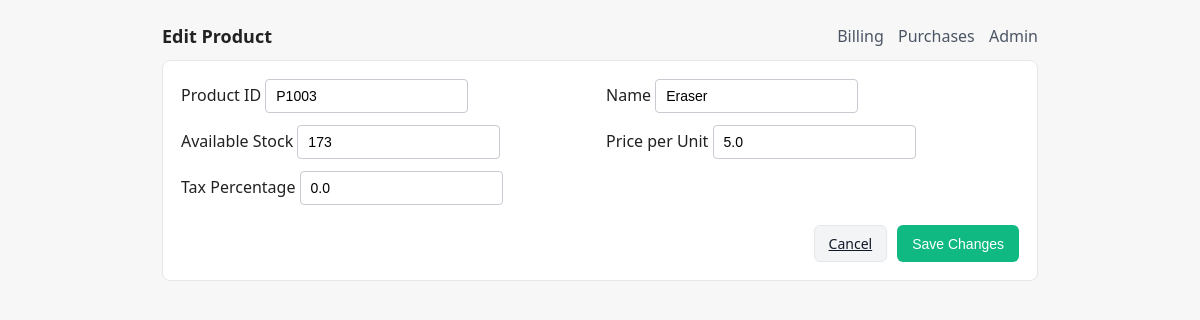
Before: /admin/products/3/edit with the older database file.
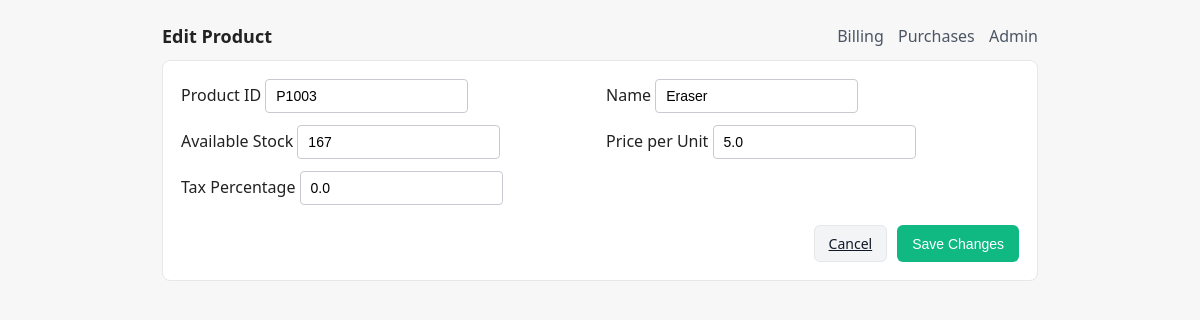
After: the same page with the newer database file.
### models.py (models this page shows, shortened)
class Product(Base):
    __tablename__ = "products"
    id = Column(Integer, primary_key=True)
    product_id = Column(String, unique=True, index=True, nullable=False)
    name = Column(String, nullable=False)
    available_stock = Column(Integer, default=0)
    price_per_unit = Column(Float, nullable=False)
    tax_percentage = Column(Float, default=0.0)

### app.py (the view)
@app.get("/admin/products/{id}/edit", response_class=HTMLResponse)
def admin_products_edit_form(id: int, request: Request, db: Session = Depends(get_db)):
    product = db.query(Product).get(id)
    if not product:
        return HTMLResponse("Product not found", status_code=404)
    return templates.TemplateResponse(
        "admin_product_form.html",
        {"request": request, "mode": "edit", "product": product}
    )

### templates/admin_product_form.html (shortened to what this page needs)
{% extends "base.html" %}
{% block heading %}{{ 'Edit' if mode=='edit' else 'New' }} Product{% endblock %}
{% block content %}
<form method="post" action="">
  <div class="grid-2">
    <label>Product ID <input class="input" name="product_id" value="{{ (product.product_id if product else '') }}"></label>
    <label>Name <input class="input" name="name" value="{{ (product.name if product else '') }}"></label>
    <label>Available Stock <input type="number" step="1" min="0" class="input" name="available_stock" value="{{ (product.available_stock if product else 0) }}"></label>
    <label>Price per Unit <input type="number" step="0.01" min="0" class="input" name="price_per_unit" value="{{ (product.price_per_unit if product else 0) }}"></label>
    <label>Tax Percentage <input type="number" step="0.01" min="0" class="input" name="tax_percentage" value="{{ (product.tax_percentage if product else 0) }}"></label>
  </div>
  <div class="actions">
    <a class="btn btn-light" href="/admin/products">Cancel</a>
    <button class="btn btn-primary" type="submit">{{ 'Save Changes' if mode=='edit' else 'Create' }}</button>
  </div>
</form>
{% endblock %}

Changed rows visible on the page:
changed Product "Eraser": available_stock "173" → "167"
